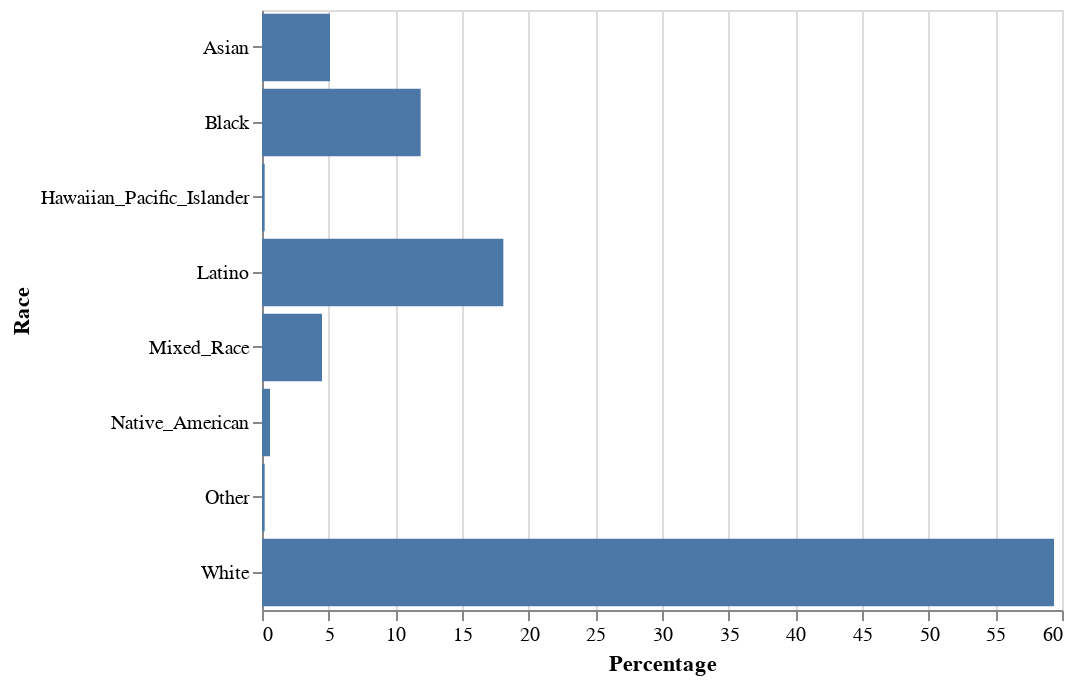

The cell this chart's notebook holds for it:
### Code cell
alt.Chart(raw_df).mark_bar().encode(
x='Percentage',
y='Race').properties(background='white')

### Figure 1 — Vega-Lite specification as saved in the notebook (floating-point values rounded to 4 significant figures)
{"$schema": "https://vega.github.io/schema/vega-lite/v3.4.0.json", "background": "white", "config": {"mark": {"tooltip": null}, "view": {"height": 300, "width": 400}}, "data": {"name": "data-57e98bc682c455c1f1637a84cfe50380"}, "datasets": {"data-57e98bc682c455c1f1637a84cfe50380": [{"Percentage": 59.4, "Population": 197297627, "Race": "White"}, {"Percentage": 18.1, "Population": 59937295, "Race": "Latino"}, {"Percentage": 11.9, "Population": 39446532, "Race": "Black"}, {"Percentage": 5.1, "Population": 16991359, "Race": "Asian"}, {"Percentage": 4.5, "Population": 14908034, "Race": "Mixed_Race"}, {"Percentage": 0.6, "Population": 2098329, "Race": "Native_American"}, {"Percentage": 0.2, "Population": 717286, "Race": "Other"}, {"Percentage": 0.2, "Population": 515485, "Race": "Hawaiian_Pacific_Islander"}]}, "encoding": {"x": {"field": "Percentage", "type": "quantitative"}, "y": {"field": "Race", "type": "nominal"}}, "mark": "bar"}
